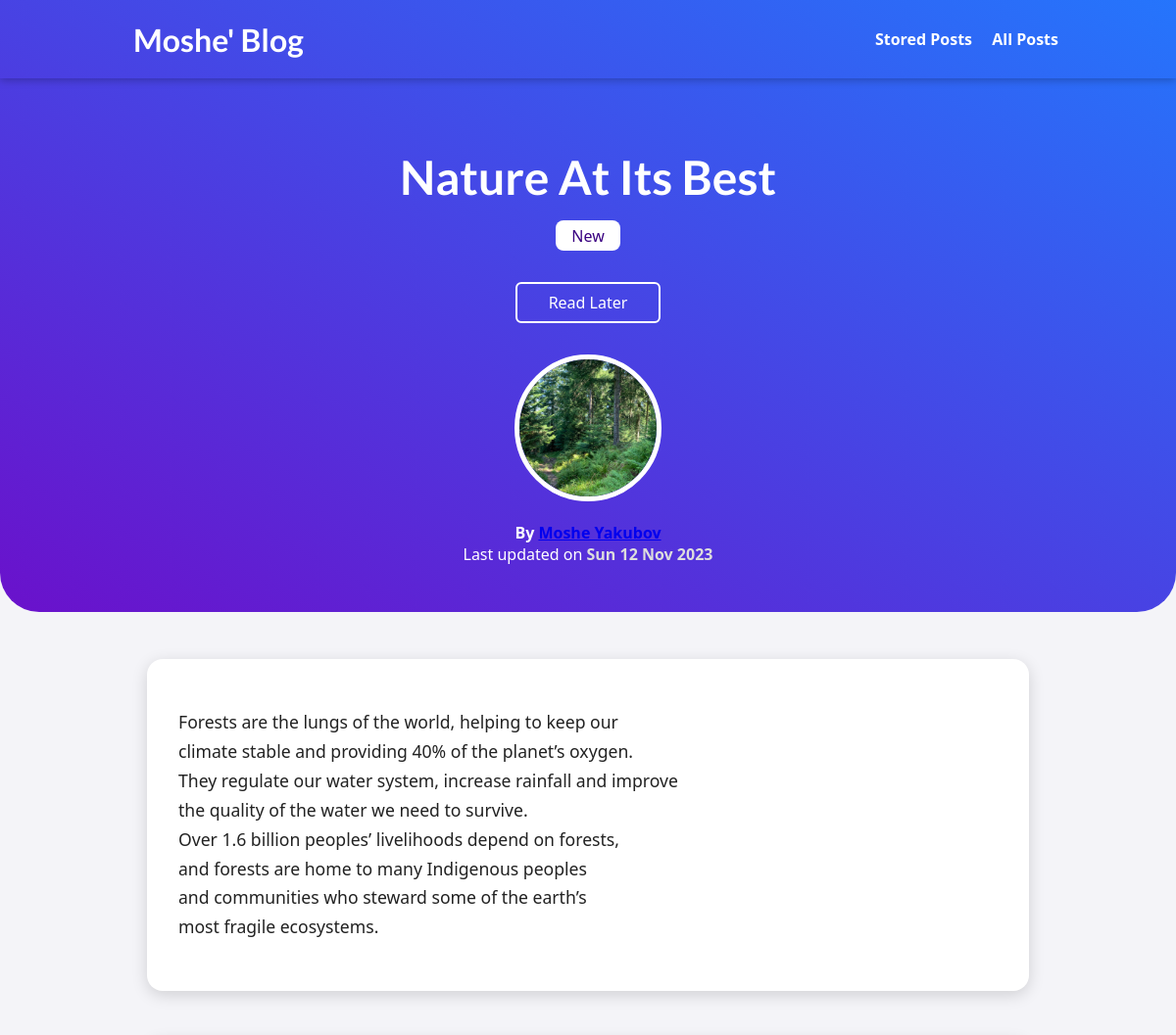
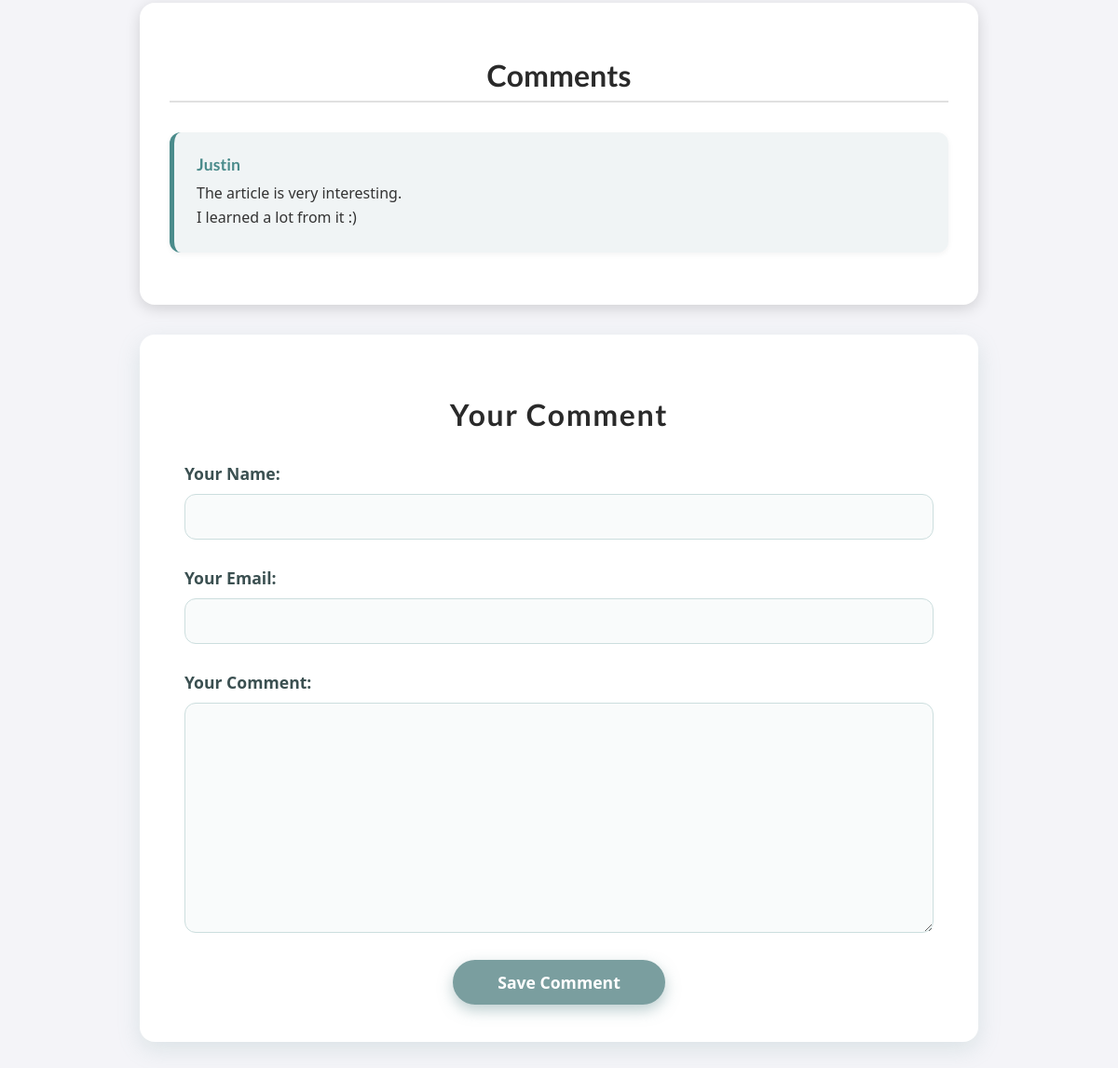
The app's page /posts/into-the-woods with its own data (2 pictures, top to bottom).
### blog/models.py (models this page shows, shortened)
class Post(models.Model):
    title = models.CharField(max_length=150)
    excerpt = models.CharField(max_length=200)
    image = models.ImageField(upload_to='posts', null=True)
    date = models.DateField(auto_now=True)
    slug = models.SlugField(unique=True, db_index=True)
    content = models.TextField(validators=[MinLengthValidator(10)])
    author = models.ForeignKey(Author, on_delete=models.SET_NULL, null=True, related_name='posts')
    tags = models.ManyToManyField(Tag)

class Tag(models.Model):
    caption = models.CharField(max_length=20)

class Author(models.Model):
    first_name = models.CharField(max_length=100)
    last_name = models.CharField(max_length=100)
    email_address = models.EmailField()
    def full_name(self):
        return f"{self.first_name} {self.last_name}"
    def __str__(self):
        return self.full_name()

class Comment(models.Model):
    user_name = models.CharField(max_length=120)
    user_email = models.EmailField()
    text = models.TextField(max_length=400)
    post = models.ForeignKey(Post, on_delete=models.CASCADE, related_name='comments')

### blog/views.py (the view, shortened to what this page needs)
# urls.py: path("posts/<slug:slug>", views.SinglePostView.as_view(), name="post_details_page"),
class SinglePostView(View):
    def is_stored_post(self, request, post_id):
        stored_posts = request.session.get("stored_posts")
        if stored_posts is not None:
            is_saved_for_later = post_id in stored_posts
        else:
            is_saved_for_later = False
        return is_saved_for_later
    def get(self, request, slug):
        post = Post.objects.get(slug=slug)
        context = {
            "post": post,
            "post_tags": post.tags.all(),
            "comment_form": CommentForm(),
            "comments": post.comments.all().order_by("-id"),
            "saved_for_later": self.is_stored_post(request, post.id)
        }
        return render(request, "blog/post-detail.html", context)

### blog/forms.py
class CommentForm(forms.ModelForm):
    class Meta:
        model = Comment
        exclude = ["post"]
        labels = {
            "user_name": "Your Name",
            "user_email": "Your Email",
            "text": "Your Comment"
        }

### blog/templates/blog/post-detail.html (shortened to what this page needs)
{% extends "base.html" %}
{% load static %}
{% block css_files %}
    <link rel="stylesheet" href="{% static 'blog/post-detail.css' %}" />
{% endblock %}
{% block content %}
<section id="post-hero">
    <h2>{{ post.title }}</h2>
    <div class="tags">
        {% for tag in post_tags %}
            <span class="tag">{{ tag.caption }}</span>
        {% endfor %}
    </div>
    <div id="read-later">
        <form action="{% url 'read-later' %}" method="POST">
            <button>
                {% if saved_for_later %}
                    Remove from "Read Later" list
                {% else %}
                    Read Later
                {% endif %}
            </button>
        </form>
    </div>
    <article>
        <img src="{{ post.image.url }}" alt="{{ post.title }}" />
        <address>By <a href="mailto:{{ post.author.email_address }}">{{ post.author }}</a></address>
        <div>
            Last updated on
            <time>{{ post.date|date:"D d M Y" }}</time>
        </div>
    </article>
</section>
<main>
    {{ post.content|linebreaks }}
</main>
<div id="comments-wrapper">
    <section id="comments">
        <h2>Comments</h2>
        {% if comments %}
            <ul>
                {% for comment in comments %}
                    <li>
                        <div class="comment-body">
                            <h3>{{ comment.user_name }}</h3>
                            <p>{{ comment.text|linebreaks }}</p>
                        </div>
                    </li>
                {% endfor %}
            </ul>
        {% else %}
            <p>No comments yet. Be the first to share your thoughts!</p>
        {% endif %}
    </section>
    <section id="comment-form">
        <h2>Your Comment</h2>
        <form action="{% url 'post_details_page' post.slug %}" method="POST">
            {% for form_field in comment_form %}
                <div class="form-control {% if form_field.errors %}invalid{% endif %}">
                    {{ form_field.label_tag }}
                    {{ form_field }}
                </div>
            {% endfor %}
            <button>Save Comment</button>
        </form>
    </section>
</div>
{% endblock %}

### static/apps.css (style rules this page uses)
* { box-sizing: border-box; }
html { font-family: 'Open Sans', 'Lato', sans-serif; }
body { font-family: 'Segoe UI', Tahoma, Geneva, Verdana, sans-serif; background: #f4f4f8; color: #222; margin: 0; padding: 0; }
h1, h2, h3 { font-family: 'Lato', sans-serif; font-weight: bold; }

### blog/static/blog/post-detail.css (style rules this page uses)
#post-hero { background: linear-gradient(to right top, #6a11cb, #2575fc); color: white; padding: 7rem 2rem 3rem 2rem; border-bottom-left-radius: 40px; border-bottom-right-radius: 40px; text-align: center; }
#post-hero h2 { font-size: 3rem; margin-bottom: 1rem; }
#post-hero .tag { background-color: white; color: #390281; padding: 0.3rem 1rem; border-radius: 8px; display: inline-block; margin: 0 0.5rem; }
#post-hero article { margin-top: 2rem; display: inline-block; text-align: center; }
#post-hero article img { width: 150px; height: 150px; border-radius: 50%; border: 5px solid white; object-fit: cover; margin-bottom: 1rem; }
#post-hero address { font-style: normal; font-weight: bold; color: white; }
#post-hero time { font-weight: bold; color: #ddd; }
#read-later { margin-top: 2rem; }
#read-later button { background-color: transparent; border: 2px solid white; padding: 0.5rem 2rem; font: inherit; color: white; cursor: pointer; border-radius: 6px; transition: all 0.3s; }
main { width: 90%; max-width: 900px; margin: 3rem auto; background-color: white; padding: 2rem; border-radius: 16px; box-shadow: 0 4px 16px rgba(0, 0, 0, 0.15); font-size: 1.1rem; line-height: 1.7; }
#comments-wrapper { background: none; margin: 3rem auto; padding: 0; width: 90%; max-width: 900px; display: flex; flex-direction: column; gap: 2rem; }
#comments { background-color: white; padding: 2rem; border-radius: 16px; box-shadow: 0 4px 16px rgba(0, 0, 0, 0.15); }
#comments h2 { font-size: 2rem; color: #2a2a2a; margin-bottom: 2rem; text-align: center; border-bottom: 2px solid #e0e0e0; padding-bottom: 0.5rem; }
#comments ul { list-style: none; margin: 0; padding: 0; }
#comments li { display: flex; gap: 1rem; margin-bottom: 1.5rem; padding: 1.5rem; background-color: #f0f4f5; border-left: 5px solid #4a8b8b; border-radius: 12px; box-shadow: 0 2px 6px rgba(0, 0, 0, 0.05); }
#comments li h3 { margin: 0 0 0.5rem 0; font-size: 1.1rem; color: #4a8b8b; }
#comments li p { margin: 0; color: #333; line-height: 1.6; }
.comment-body { flex: 1; }
#comment-form { background-color: white; border-radius: 16px; box-shadow: 0 8px 24px rgba(122, 158, 159, 0.2); padding: 2.5rem 3rem; font-family: 'Segoe UI', Tahoma, Geneva, Verdana, sans-serif; transition: box-shadow 0.3s ease; }
#comment-form h2 { text-align: center; color: #2a2a2a; margin-bottom: 2rem; font-weight: 700; font-size: 2rem; letter-spacing: 0.05em; }
.form-control { margin-bottom: 1.8rem; display: flex; flex-direction: column; }
.form-control label { font-weight: 600; margin-bottom: 0.6rem; color: #3b5051; font-size: 1.1rem; }
.form-control input, .form-control textarea { font: inherit; padding: 0.8rem 1rem; border-radius: 12px; border: 1.8px solid #ccdede; background-color: #f9fbfb; transition: border-color 0.3s ease, background-color 0.3s ease; font-size: 1rem; resize: vertical; min-height: 3rem; }
.form-control textarea { min-height: 100px; }
#comment-form button { font: inherit; background-color: #7a9e9f; color: white; border: none; padding: 0.75rem 3rem; border-radius: 24px; cursor: pointer; font-size: 1.1rem; font-weight: 700; display: block; margin: 1.5rem auto 0 auto; box-shadow: 0 6px 15px rgba(122, 158, 159, 0.5); transition: background-color 0.3s ease; }

### records on screen
Post: title "Nature At Its Best", image (picture), author "Moshe Yakubov", date "Sun 12 Nov 2023", content "Forests are the lungs of the world, helping to keep our climate stable and providing 40% of the planet’s oxygen. They regulate our water system, increase rainfall and improve the quality of the water we need to survive. Over 1.6 billion peoples’ livelihoods depend on forests, and forests are home to many Indigenous peoples and communities who steward some of the earth’s most fragile ecosystems."
Tag: caption "New"
Comment: user_name "Justin", text "The article is very interesting. I learned a lot from it :)"
